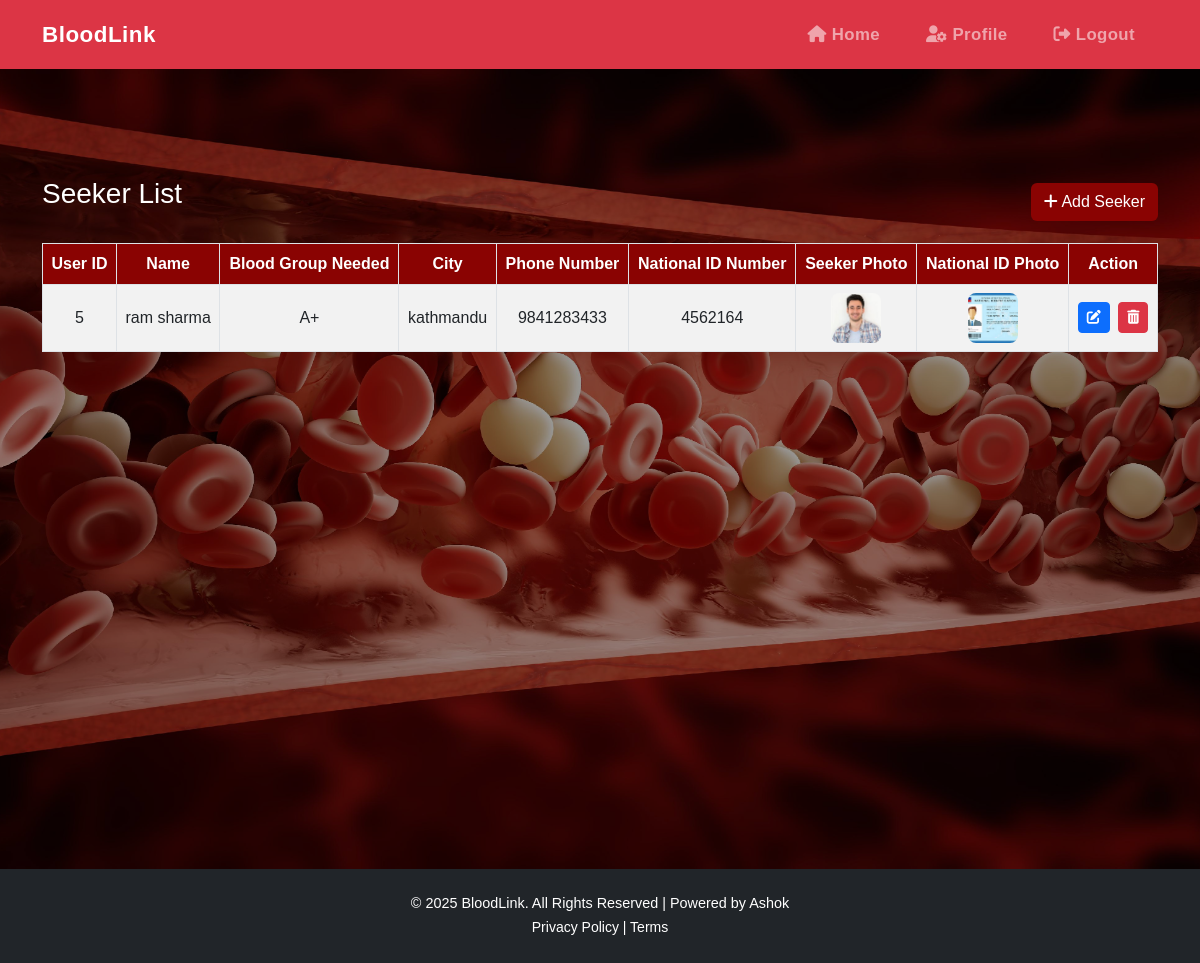
The app's page /BloodManagementSystem/seekers/manage_seekers.php (signed in) with its own data.
### tables this page shows
CREATE TABLE `seekers` (
  `user_id` int(11) NOT NULL,
  `name` varchar(100) NOT NULL,
  `phone_number` varchar(15) DEFAULT NULL,
  `blood_group_needed` varchar(5) NOT NULL,
  `city` varchar(100) NOT NULL,
  `national_id_number` varchar(50) NOT NULL,
  `national_id_photo` varchar(255) DEFAULT NULL,
  `seeker_photo` varchar(255) DEFAULT NULL,
  PRIMARY KEY (`user_id`),
  CONSTRAINT `seekers_ibfk_1` FOREIGN KEY (`user_id`) REFERENCES `users` (`id`)
);

### BloodManagementSystem/seekers/manage_seekers.php (the view, shortened to what this page needs)
<?php
include('../includes/db.php');
$records_per_page = 10;
$page = isset($_GET['page']) && is_numeric($_GET['page']) ? (int)$_GET['page'] : 1;
$offset = ($page - 1) * $records_per_page;
$result = mysqli_query($conn, "SELECT * FROM seekers LIMIT $offset, $records_per_page");
$currentUserRole = $_SESSION['role'] ?? 'guest';
$role = $_SESSION['role'] ?? 'guest';
switch ($role) {
    case 'admin':
        $home_url = '../dashboard/admindash.php';
        $profile_url = '../admin/admin_profile.php';
        break;
}
?>
<!DOCTYPE html>
<html lang="en">
<head>
    <link href="https://cdn.jsdelivr.net/npm/bootstrap@5.3.0/dist/css/bootstrap.min.css" rel="stylesheet">
    <link href="https://cdnjs.cloudflare.com/ajax/libs/font-awesome/6.4.0/css/all.min.css" rel="stylesheet">
    <link href="../style.css" rel="stylesheet">
</head>
<body class="d-flex flex-column min-vh-100">
<nav class="navbar navbar-expand-lg navbar-dark bg-danger">
    <div class="container">
        <a class="navbar-brand" href="<?= $home_url ?>">BloodLink</a>
        <div class="collapse navbar-collapse custom-collapse justify-content-end" id="navbarNav">
            <ul class="navbar-nav">
                <li class="nav-item"><a class="nav-link" href="<?= $home_url ?>"><i class="fas fa-home"></i> Home</a></li>
                <?php if ($profile_url !== '#'): ?>
                    <li class="nav-item"><a class="nav-link" href="<?= $profile_url ?>"><i class="fas fa-user-cog"></i> Profile</a></li>
                <?php endif; ?>
                <li class="nav-item"><a class="nav-link" href="../logout.php"><i class="fas fa-sign-out-alt"></i> Logout</a></li>
            </ul>
        </div>
    </div>
</nav>
<div class="request-wrapper">
    <div class="container mt-5 flex-grow-1">
        <main >
            <div class="d-flex justify-content-between align-items-center mb-3 flex-wrap">
                <h3 class="mb-3 text-white">Seeker List</h3>
                    <div>
                        <a href="add_seeker.php" class="btn btn-add">
                            <i class="fas fa-plus"></i> Add Seeker
                        </a>
                    </div>
            </div>
            <div class="responsive-table">
                <table class="table table-striped table-bordered align-middle text-center">
                    <thead >
                        <tr class="custom-header">
                            <th>User ID</th>
                            <th>Name</th>
                            <th>Blood Group Needed</th>
                            <th>City</th>
                            <th>Phone Number</th>
                            <th>National ID Number</th>
                            <th>Seeker Photo</th>
                            <th>National ID Photo</th>
                            <th>Action</th>
                        </tr>
                    </thead>
                    <tbody>
                    <?php while($row = mysqli_fetch_assoc($result)) {
                        $nidPhotoPath = '../' . $row['national_id_photo'];
                        $seekerPhotoPath = '../uploads/seeker_photos/'. $row['seeker_photo'];
                    ?>
                        <tr>
                            <td><?= htmlspecialchars($row['user_id']) ?></td>
                            <td><?= htmlspecialchars($row['name']) ?></td>
                            <td><?= htmlspecialchars($row['blood_group_needed']) ?></td>
                            <td><?= htmlspecialchars($row['city']) ?></td>
                            <td><?= htmlspecialchars($row['phone_number']) ?></td>
                            <td><?= htmlspecialchars($row['national_id_number']) ?></td>
                            <td>
                                <?php
                                if (!empty($row['seeker_photo']) && file_exists($seekerPhotoPath)) : ?>
                                    <img src="<?= htmlspecialchars($seekerPhotoPath) ?>" alt="Seeker Photo" width="50" height="50" />
                                <?php else: ?>
                                    <span class="text-muted">No Photo</span>
                                <?php endif; ?>
                            </td>
                            <td>
                                <?php if (!empty($row['national_id_photo']) && file_exists($nidPhotoPath)) : ?>
                                    <img src="<?= htmlspecialchars($nidPhotoPath) ?>" alt="National ID Photo" width="50" height="50" />
                                <?php else: ?>
                                    <span class="text-muted">No Photo</span>
                                <?php endif; ?>
                            </td>
                            <td>
                                <a href="update.php?user_id=<?= urlencode($row['user_id']) ?>" class="btn btn-sm btn-primary me-1" title="Edit">
                                    <i class="fas fa-edit"></i>
                                </a>
                                <?php if ($currentUserRole === 'admin'): ?>
                                    <a href="delete_seeker.php?user_id=<?= urlencode($row['user_id']) ?>"
                                    onclick="return confirm('Are you sure you want to delete this seeker?')"
                                    class="btn btn-sm btn-danger" title="Delete">
                                    <i class="fas fa-trash-alt"></i>
                                    </a>
                                <?php endif; ?>
                            </td>
                        </tr>
                    <?php } ?>
                    </tbody>
                </table>
            </div>
        </main>
    </div>
</div>
<footer class="bg-dark text-white text-center py-4 mt-auto">
    <div class="container">
        <p class="mb-0">&copy; <?= date('Y') ?> BloodLink. All Rights Reserved | Powered by Ashok</p>
        <small><a href="#" class="text-white text-decoration-none">Privacy Policy</a> | <a href="#" class="text-white text-decoration-none">Terms</a></small>
    </div>
</footer>
</body>
</html>

### BloodManagementSystem/style.css (style rules this page uses)
body { font-family: 'Arial', sans-serif; color: #070603; }
@media (min-width: 992px) { .navbar-nav .nav-link { margin: 0 15px; font-weight: 600; font-size: 1.05rem; letter-spacing: 0.4px; transition: color 0.3s ease; } }
.navbar { padding-top: 0.8rem; padding-bottom: 0.8rem; }
.navbar-brand { font-weight: 700; font-size: 1.4rem; letter-spacing: 0.5px; }
footer { background-color: #070603; }
footer p { font-size: 0.9rem; }
footer a { color: #B79455; text-decoration: none; }

### BloodManagementSystem/seekers/manage_seekers.php (style rules this page uses)
.table img { border-radius: 8px; object-fit: cover; }
.btn-add { background-color: #8a0302; color: white; }
.responsive-table { overflow-x: auto; }
.custom-header th { background-color: #8a0302 !important; color: white !important; }
.request-wrapper { background: url('../images/savelife.jpg') no-repeat center center; background-size: cover; min-height: 100vh; position: relative; z-index: 0; padding-top: 60px; }
.request-wrapper::before { content: ""; position: absolute; inset: 0; background: rgba(0, 0, 0, 0.4); z-index: 1; }
.request-wrapper .container { position: relative; z-index: 2; }

### records on screen
seekers: user_id "5", name "ram sharma", blood_group_needed "A+", city "kathmandu", phone_number "9841283433", national_id_number "4562164", seeker_photo (picture), national_id_photo (picture)
